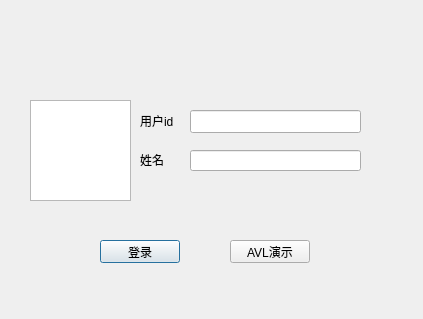
<?xml version="1.0" encoding="UTF-8"?>
<ui version="4.0">
 <class>loginwindow</class>
 <widget class="QDialog" name="loginwindow">
  <property name="geometry">
   <rect>
    <x>0</x>
    <y>0</y>
    <width>423</width>
    <height>319</height>
   </rect>
  </property>
  <property name="windowTitle">
   <string>Dialog</string>
  </property>
  <widget class="QLabel" name="label">
   <property name="geometry">
    <rect>
     <x>140</x>
     <y>110</y>
     <width>41</width>
     <height>21</height>
    </rect>
   </property>
   <property name="text">
    <string>用户id</string>
   </property>
  </widget>
  <widget class="QLabel" name="label_2">
   <property name="geometry">
    <rect>
     <x>140</x>
     <y>150</y>
     <width>31</width>
     <height>20</height>
    </rect>
   </property>
   <property name="text">
    <string>姓名</string>
   </property>
  </widget>
  <widget class="QGraphicsView" name="graphicsView">
   <property name="geometry">
    <rect>
     <x>30</x>
     <y>100</y>
     <width>101</width>
     <height>101</height>
    </rect>
   </property>
  </widget>
  <widget class="QPushButton" name="loginButton">
   <property name="geometry">
    <rect>
     <x>100</x>
     <y>240</y>
     <width>80</width>
     <height>23</height>
    </rect>
   </property>
   <property name="text">
    <string>登录</string>
   </property>
  </widget>
  <widget class="QLineEdit" name="idEdit">
   <property name="geometry">
    <rect>
     <x>190</x>
     <y>110</y>
     <width>171</width>
     <height>23</height>
    </rect>
   </property>
  </widget>
  <widget class="QLineEdit" name="nameEdit">
   <property name="geometry">
    <rect>
     <x>190</x>
     <y>150</y>
     <width>171</width>
     <height>21</height>
    </rect>
   </property>
  </widget>
  <widget class="QPushButton" name="drawAVL">
   <property name="geometry">
    <rect>
     <x>230</x>
     <y>240</y>
     <width>80</width>
     <height>23</height>
    </rect>
   </property>
   <property name="text">
    <string>AVL演示</string>
   </property>
  </widget>
 </widget>
 <resources/>
 <connections/>
</ui>
